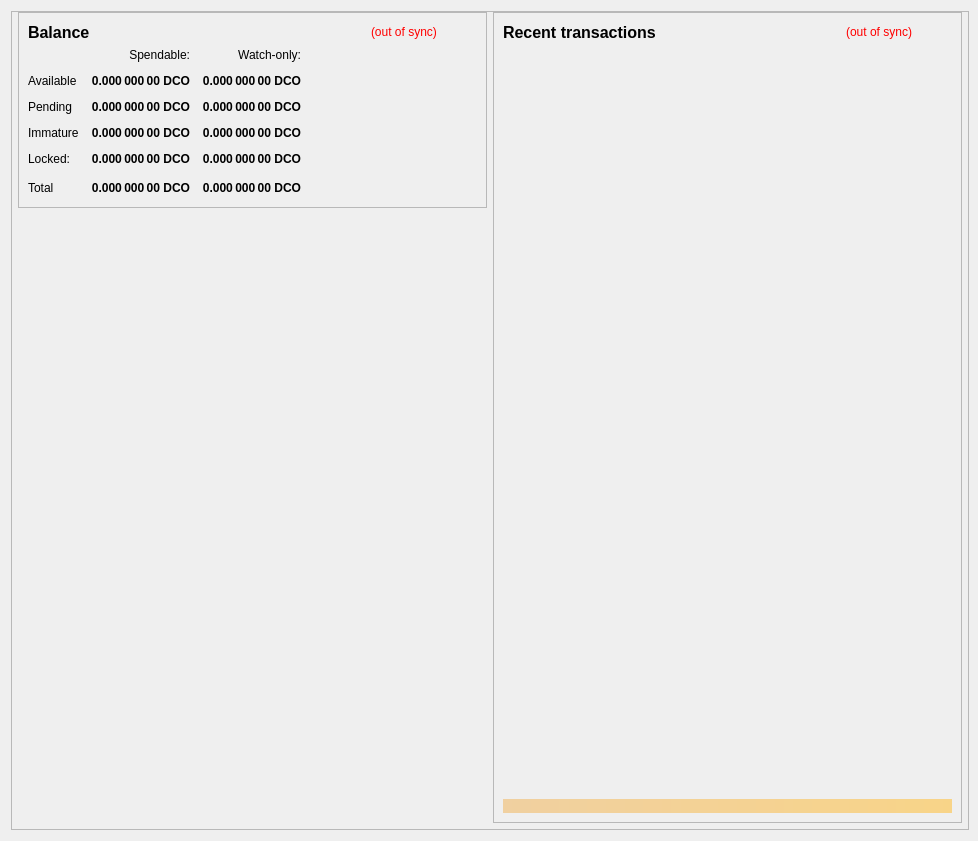
<?xml version="1.0" encoding="UTF-8"?>
<ui version="4.0">
 <class>OverviewPage</class>
 <widget class="QWidget" name="OverviewPage">
  <property name="geometry">
   <rect>
    <x>0</x>
    <y>0</y>
    <width>978</width>
    <height>841</height>
   </rect>
  </property>
  <property name="minimumSize">
   <size>
    <width>960</width>
    <height>682</height>
   </size>
  </property>
  <property name="font">
   <font>
    <weight>50</weight>
    <bold>false</bold>
   </font>
  </property>
  <property name="windowTitle">
   <string>Form</string>
  </property>
  <layout class="QVBoxLayout" name="topLayout" stretch="0">
   <property name="rightMargin">
    <number>9</number>
   </property>
   <item>
    <widget class="QFrame" name="frame_BG">
     <property name="minimumSize">
      <size>
       <width>850</width>
       <height>610</height>
      </size>
     </property>
     <property name="maximumSize">
      <size>
       <width>16777215</width>
       <height>16777215</height>
      </size>
     </property>
     <property name="frameShape">
      <enum>QFrame::StyledPanel</enum>
     </property>
     <property name="frameShadow">
      <enum>QFrame::Raised</enum>
     </property>
     <layout class="QVBoxLayout" name="verticalLayout_3" stretch="0">
      <property name="leftMargin">
       <number>0</number>
      </property>
      <property name="topMargin">
       <number>0</number>
      </property>
      <property name="rightMargin">
       <number>0</number>
      </property>
      <property name="bottomMargin">
       <number>6</number>
      </property>
      <item>
       <layout class="QVBoxLayout" name="verticalLayout_Master" stretch="1">
        <property name="leftMargin">
         <number>0</number>
        </property>
        <property name="topMargin">
         <number>0</number>
        </property>
        <property name="rightMargin">
         <number>0</number>
        </property>
        <property name="bottomMargin">
         <number>0</number>
        </property>
        <item>
         <widget class="QFrame" name="frame_Content">
          <layout class="QVBoxLayout" name="verticalLayout_Content">
           <property name="leftMargin">
            <number>6</number>
           </property>
           <property name="topMargin">
            <number>0</number>
           </property>
           <property name="rightMargin">
            <number>6</number>
           </property>
           <property name="bottomMargin">
            <number>0</number>
           </property>
           <item>
            <layout class="QHBoxLayout" name="horizontalLayout_Content" stretch="1,1">
             <property name="spacing">
              <number>6</number>
             </property>
             <item>
              <layout class="QVBoxLayout" name="verticalLayout_left" stretch="0,0">
               <item>
                <widget class="QFrame" name="frameBalances">
                 <property name="frameShape">
                  <enum>QFrame::StyledPanel</enum>
                 </property>
                 <property name="frameShadow">
                  <enum>QFrame::Raised</enum>
                 </property>
                 <layout class="QVBoxLayout" name="verticalLayout_4">
                  <item>
                   <layout class="QHBoxLayout" name="hlBalancesHeader" stretch="2,0,0">
                    <property name="spacing">
                     <number>6</number>
                    </property>
                    <item>
                     <widget class="QLabel" name="labelBalances">
                      <property name="minimumSize">
                       <size>
                        <width>0</width>
                        <height>0</height>
                       </size>
                      </property>
                      <property name="font">
                       <font>
                        <pointsize>12</pointsize>
                        <weight>75</weight>
                        <bold>true</bold>
                       </font>
                      </property>
                      <property name="text">
                       <string>Balance</string>
                      </property>
                     </widget>
                    </item>
                    <item>
                     <widget class="QLabel" name="labelWalletStatus">
                      <property name="cursor">
                       <cursorShape>WhatsThisCursor</cursorShape>
                      </property>
                      <property name="toolTip">
                       <string>The displayed information may be out of date. Your wallet automatically synchronizes with the DropCoin network after a connection is established, but this process has not completed yet.</string>
                      </property>
                      <property name="styleSheet">
                       <string notr="true">QLabel { color: red; }</string>
                      </property>
                      <property name="text">
                       <string notr="true">(out of sync)</string>
                      </property>
                      <property name="alignment">
                       <set>Qt::AlignLeading|Qt::AlignLeft|Qt::AlignVCenter</set>
                      </property>
                     </widget>
                    </item>
                    <item>
                     <spacer name="hsBalancesHeader">
                      <property name="orientation">
                       <enum>Qt::Horizontal</enum>
                      </property>
                      <property name="sizeHint" stdset="0">
                       <size>
                        <width>40</width>
                        <height>20</height>
                       </size>
                      </property>
                     </spacer>
                    </item>
                   </layout>
                  </item>
                  <item>
                   <layout class="QGridLayout" name="gridLayout">
                    <property name="spacing">
                     <number>12</number>
                    </property>
                    <item row="0" column="1">
                     <widget class="QLabel" name="labelSpendable">
                      <property name="text">
                       <string>Spendable:</string>
                      </property>
                      <property name="alignment">
                       <set>Qt::AlignRight|Qt::AlignTrailing|Qt::AlignVCenter</set>
                      </property>
                     </widget>
                    </item>
                    <item row="0" column="2">
                     <widget class="QLabel" name="labelWatchonly">
                      <property name="text">
                       <string>Watch-only:</string>
                      </property>
                      <property name="alignment">
                       <set>Qt::AlignRight|Qt::AlignTrailing|Qt::AlignVCenter</set>
                      </property>
                     </widget>
                    </item>
                    <item row="1" column="0">
                     <widget class="QLabel" name="labelAvailableText">
                      <property name="text">
                       <string>Available</string>
                      </property>
                      <property name="textInteractionFlags">
                       <set>Qt::NoTextInteraction</set>
                      </property>
                     </widget>
                    </item>
                    <item row="1" column="1">
                     <widget class="QLabel" name="labelAvailable">
                      <property name="font">
                       <font>
                        <weight>75</weight>
                        <bold>true</bold>
                       </font>
                      </property>
                      <property name="cursor">
                       <cursorShape>ArrowCursor</cursorShape>
                      </property>
                      <property name="toolTip">
                       <string>Your current spendable balance</string>
                      </property>
                      <property name="text">
                       <string notr="true">0.000 000 00 DCO</string>
                      </property>
                      <property name="alignment">
                       <set>Qt::AlignRight|Qt::AlignTrailing|Qt::AlignVCenter</set>
                      </property>
                      <property name="textInteractionFlags">
                       <set>Qt::NoTextInteraction</set>
                      </property>
                     </widget>
                    </item>
                    <item row="1" column="2">
                     <widget class="QLabel" name="labelWatchAvailable">
                      <property name="font">
                       <font>
                        <weight>75</weight>
                        <bold>true</bold>
                       </font>
                      </property>
                      <property name="cursor">
                       <cursorShape>ArrowCursor</cursorShape>
                      </property>
                      <property name="toolTip">
                       <string>Your current balance in watch-only addresses</string>
                      </property>
                      <property name="text">
                       <string notr="true">0.000 000 00 DCO</string>
                      </property>
                      <property name="alignment">
                       <set>Qt::AlignRight|Qt::AlignTrailing|Qt::AlignVCenter</set>
                      </property>
                      <property name="textInteractionFlags">
                       <set>Qt::NoTextInteraction</set>
                      </property>
                     </widget>
                    </item>
                    <item row="2" column="0">
                     <widget class="QLabel" name="labelPendingText">
                      <property name="text">
                       <string>Pending</string>
                      </property>
                      <property name="textInteractionFlags">
                       <set>Qt::NoTextInteraction</set>
                      </property>
                     </widget>
                    </item>
                    <item row="2" column="1">
                     <widget class="QLabel" name="labelPending">
                      <property name="font">
                       <font>
                        <weight>75</weight>
                        <bold>true</bold>
                       </font>
                      </property>
                      <property name="cursor">
                       <cursorShape>ArrowCursor</cursorShape>
                      </property>
                      <property name="toolTip">
                       <string>Total of transactions that have yet to be confirmed, and do not yet count toward the spendable balance</string>
                      </property>
                      <property name="text">
                       <string notr="true">0.000 000 00 DCO</string>
                      </property>
                      <property name="alignment">
                       <set>Qt::AlignRight|Qt::AlignTrailing|Qt::AlignVCenter</set>
                      </property>
                      <property name="textInteractionFlags">
                       <set>Qt::NoTextInteraction</set>
                      </property>
                     </widget>
                    </item>
                    <item row="2" column="2">
                     <widget class="QLabel" name="labelWatchPending">
                      <property name="font">
                       <font>
                        <weight>75</weight>
                        <bold>true</bold>
                       </font>
                      </property>
                      <property name="cursor">
                       <cursorShape>ArrowCursor</cursorShape>
                      </property>
                      <property name="toolTip">
                       <string>Unconfirmed transactions to watch-only addresses</string>
                      </property>
                      <property name="text">
                       <string notr="true">0.000 000 00 DCO</string>
                      </property>
                      <property name="alignment">
                       <set>Qt::AlignRight|Qt::AlignTrailing|Qt::AlignVCenter</set>
                      </property>
                      <property name="textInteractionFlags">
                       <set>Qt::NoTextInteraction</set>
                      </property>
                     </widget>
                    </item>
                    <item row="3" column="0">
                     <widget class="QLabel" name="labelImmatureText">
                      <property name="text">
                       <string>Immature</string>
                      </property>
                      <property name="textInteractionFlags">
                       <set>Qt::NoTextInteraction</set>
                      </property>
                     </widget>
                    </item>
                    <item row="3" column="1">
                     <widget class="QLabel" name="labelImmature">
                      <property name="font">
                       <font>
                        <weight>75</weight>
                        <bold>true</bold>
                       </font>
                      </property>
                      <property name="cursor">
                       <cursorShape>ArrowCursor</cursorShape>
                      </property>
                      <property name="toolTip">
                       <string>Staked or masternode rewards that has not yet matured</string>
                      </property>
                      <property name="text">
                       <string notr="true">0.000 000 00 DCO</string>
                      </property>
                      <property name="alignment">
                       <set>Qt::AlignRight|Qt::AlignTrailing|Qt::AlignVCenter</set>
                      </property>
                      <property name="textInteractionFlags">
                       <set>Qt::NoTextInteraction</set>
                      </property>
                     </widget>
                    </item>
                    <item row="3" column="2">
                     <widget class="QLabel" name="labelWatchImmature">
                      <property name="font">
                       <font>
                        <weight>75</weight>
                        <bold>true</bold>
                       </font>
                      </property>
                      <property name="cursor">
                       <cursorShape>ArrowCursor</cursorShape>
                      </property>
                      <property name="toolTip">
                       <string>Staked or masternode rewards in watch-only addresses that has not yet matured</string>
                      </property>
                      <property name="text">
                       <string notr="true">0.000 000 00 DCO</string>
                      </property>
                      <property name="alignment">
                       <set>Qt::AlignRight|Qt::AlignTrailing|Qt::AlignVCenter</set>
                      </property>
                      <property name="textInteractionFlags">
                       <set>Qt::NoTextInteraction</set>
                      </property>
                     </widget>
                    </item>
                    <item row="4" column="0">
                     <widget class="QLabel" name="labelLockedText">
                      <property name="toolTip">
                       <string>Locked DCO or Masternode collaterals.</string>
                      </property>
                      <property name="text">
                       <string>Locked:</string>
                      </property>
                     </widget>
                    </item>
                    <item row="4" column="1">
                     <widget class="QLabel" name="labelLocked">
                      <property name="font">
                       <font>
                        <weight>75</weight>
                        <bold>true</bold>
                       </font>
                      </property>
                      <property name="cursor">
                       <cursorShape>ArrowCursor</cursorShape>
                      </property>
                      <property name="toolTip">
                       <string>Locked DCO or Masternode collaterals.</string>
                      </property>
                      <property name="text">
                       <string notr="true">0.000 000 00 DCO</string>
                      </property>
                      <property name="alignment">
                       <set>Qt::AlignRight|Qt::AlignTrailing|Qt::AlignVCenter</set>
                      </property>
                      <property name="textInteractionFlags">
                       <set>Qt::NoTextInteraction</set>
                      </property>
                     </widget>
                    </item>
                    <item row="4" column="2">
                     <widget class="QLabel" name="labelWatchLocked">
                      <property name="font">
                       <font>
                        <weight>75</weight>
                        <bold>true</bold>
                       </font>
                      </property>
                      <property name="cursor">
                       <cursorShape>ArrowCursor</cursorShape>
                      </property>
                      <property name="toolTip">
                       <string>Current locked balance in watch-only addresses</string>
                      </property>
                      <property name="text">
                       <string notr="true">0.000 000 00 DCO</string>
                      </property>
                      <property name="alignment">
                       <set>Qt::AlignRight|Qt::AlignTrailing|Qt::AlignVCenter</set>
                      </property>
                      <property name="textInteractionFlags">
                       <set>Qt::NoTextInteraction</set>
                      </property>
                     </widget>
                    </item>
                    <item row="5" column="0">
                     <widget class="QLabel" name="labelTotalText">
                      <property name="text">
                       <string>Total</string>
                      </property>
                      <property name="textInteractionFlags">
                       <set>Qt::NoTextInteraction</set>
                      </property>
                     </widget>
                    </item>
                    <item row="5" column="1">
                     <widget class="QLabel" name="labelTotal">
                      <property name="font">
                       <font>
                        <weight>75</weight>
                        <bold>true</bold>
                       </font>
                      </property>
                      <property name="cursor">
                       <cursorShape>ArrowCursor</cursorShape>
                      </property>
                      <property name="toolTip">
                       <string>Your current total balance</string>
                      </property>
                      <property name="text">
                       <string notr="true">0.000 000 00 DCO</string>
                      </property>
                      <property name="alignment">
                       <set>Qt::AlignRight|Qt::AlignTrailing|Qt::AlignVCenter</set>
                      </property>
                      <property name="textInteractionFlags">
                       <set>Qt::NoTextInteraction</set>
                      </property>
                     </widget>
                    </item>
                    <item row="5" column="2">
                     <widget class="QLabel" name="labelWatchTotal">
                      <property name="font">
                       <font>
                        <weight>75</weight>
                        <bold>true</bold>
                       </font>
                      </property>
                      <property name="cursor">
                       <cursorShape>ArrowCursor</cursorShape>
                      </property>
                      <property name="toolTip">
                       <string>Current total balance in watch-only addresses</string>
                      </property>
                      <property name="text">
                       <string notr="true">0.000 000 00 DCO</string>
                      </property>
                      <property name="alignment">
                       <set>Qt::AlignRight|Qt::AlignTrailing|Qt::AlignVCenter</set>
                      </property>
                      <property name="textInteractionFlags">
                       <set>Qt::NoTextInteraction</set>
                      </property>
                     </widget>
                    </item>
                    <item row="5" column="3">
                     <spacer name="hsBalances">
                      <property name="orientation">
                       <enum>Qt::Horizontal</enum>
                      </property>
                      <property name="sizeHint" stdset="0">
                       <size>
                        <width>40</width>
                        <height>20</height>
                       </size>
                      </property>
                     </spacer>
                    </item>
                   </layout>
                  </item>
                 </layout>
                </widget>
               </item>
               <item>
                <spacer name="verticalSpacer">
                 <property name="orientation">
                  <enum>Qt::Vertical</enum>
                 </property>
                 <property name="sizeHint" stdset="0">
                  <size>
                   <width>20</width>
                   <height>40</height>
                  </size>
                 </property>
                </spacer>
               </item>
              </layout>
             </item>
             <item>
              <layout class="QVBoxLayout" name="verticalLayout_right" stretch="1">
               <item>
                <widget class="QFrame" name="frame_RecentTransactions">
                 <property name="minimumSize">
                  <size>
                   <width>0</width>
                   <height>0</height>
                  </size>
                 </property>
                 <property name="frameShape">
                  <enum>QFrame::StyledPanel</enum>
                 </property>
                 <property name="frameShadow">
                  <enum>QFrame::Raised</enum>
                 </property>
                 <layout class="QVBoxLayout" name="verticalLayout_1" stretch="0,0,0,0">
                  <item>
                   <layout class="QHBoxLayout" name="horizontalLayout_2" stretch="2,0,0">
                    <property name="spacing">
                     <number>3</number>
                    </property>
                    <item>
                     <widget class="QLabel" name="labelRecentTransactions">
                      <property name="minimumSize">
                       <size>
                        <width>0</width>
                        <height>20</height>
                       </size>
                      </property>
                      <property name="font">
                       <font>
                        <pointsize>12</pointsize>
                        <weight>75</weight>
                        <bold>true</bold>
                       </font>
                      </property>
                      <property name="text">
                       <string>Recent transactions</string>
                      </property>
                     </widget>
                    </item>
                    <item>
                     <widget class="QLabel" name="labelTransactionsStatus">
                      <property name="cursor">
                       <cursorShape>WhatsThisCursor</cursorShape>
                      </property>
                      <property name="toolTip">
                       <string>The displayed information may be out of date. Your wallet automatically synchronizes with the DropCoin network after a connection is established, but this process has not completed yet.</string>
                      </property>
                      <property name="styleSheet">
                       <string notr="true">QLabel { color: red; }</string>
                      </property>
                      <property name="text">
                       <string notr="true">(out of sync)</string>
                      </property>
                      <property name="alignment">
                       <set>Qt::AlignRight|Qt::AlignTrailing|Qt::AlignVCenter</set>
                      </property>
                     </widget>
                    </item>
                    <item>
                     <spacer name="horizontalSpacer">
                      <property name="orientation">
                       <enum>Qt::Horizontal</enum>
                      </property>
                      <property name="sizeHint" stdset="0">
                       <size>
                        <width>40</width>
                        <height>20</height>
                       </size>
                      </property>
                     </spacer>
                    </item>
                   </layout>
                  </item>
                  <item>
                   <widget class="QListView" name="listTransactions">
                    <property name="minimumSize">
                     <size>
                      <width>0</width>
                      <height>0</height>
                     </size>
                    </property>
                    <property name="styleSheet">
                     <string notr="true">QListView { background: transparent; }</string>
                    </property>
                    <property name="frameShape">
                     <enum>QFrame::NoFrame</enum>
                    </property>
                    <property name="verticalScrollBarPolicy">
                     <enum>Qt::ScrollBarAlwaysOff</enum>
                    </property>
                    <property name="horizontalScrollBarPolicy">
                     <enum>Qt::ScrollBarAlwaysOff</enum>
                    </property>
                    <property name="selectionMode">
                     <enum>QAbstractItemView::NoSelection</enum>
                    </property>
                   </widget>
                  </item>
                  <item>
                   <spacer name="verticalSpacer_2">
                    <property name="orientation">
                     <enum>Qt::Vertical</enum>
                    </property>
                    <property name="sizeType">
                     <enum>QSizePolicy::Expanding</enum>
                    </property>
                    <property name="sizeHint" stdset="0">
                     <size>
                      <width>20</width>
                      <height>40</height>
                     </size>
                    </property>
                   </spacer>
                  </item>
                  <item>
                   <widget class="QLabel" name="labelAlerts">
                    <property name="maximumSize">
                     <size>
                      <width>16777215</width>
                      <height>16777215</height>
                     </size>
                    </property>
                    <property name="styleSheet">
                     <string notr="true">background-color: qlineargradient(x1: 0, y1: 0, x2: 1, y2: 0, stop:0 #F0D0A0, stop:1 #F8D488); color:#000000;</string>
                    </property>
                    <property name="text">
                     <string/>
                    </property>
                    <property name="wordWrap">
                     <bool>true</bool>
                    </property>
                    <property name="margin">
                     <number>3</number>
                    </property>
                   </widget>
                  </item>
                 </layout>
                </widget>
               </item>
              </layout>
             </item>
            </layout>
           </item>
          </layout>
         </widget>
        </item>
       </layout>
      </item>
     </layout>
    </widget>
   </item>
  </layout>
 </widget>
 <resources/>
 <connections/>
</ui>
